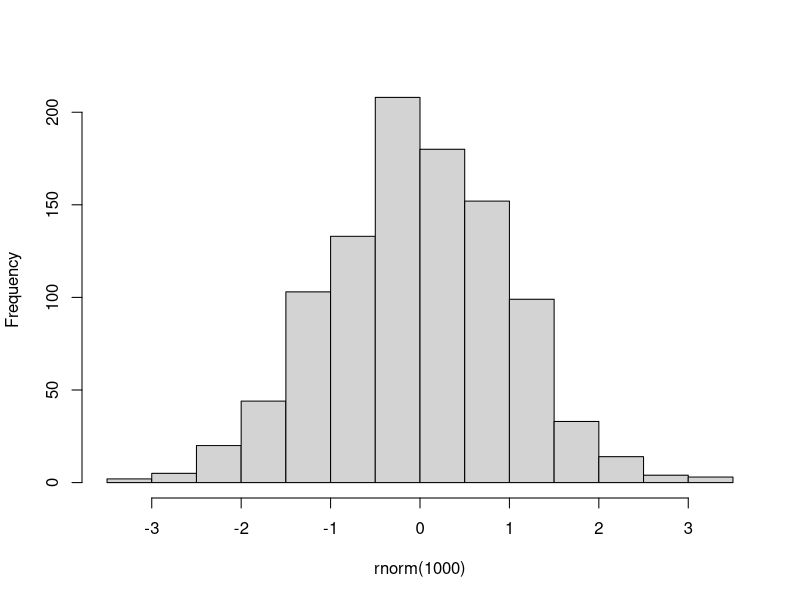

This chart was generated by the following R code:
## ---- chunk 1
#| label: tbl-beispieltabelle
#| tbl-cap: Tabelle aus einem R-Beispieldatensatz.
knitr::kable(iris[1:10,])
## ---- chunk 2
#| label: fig-histogram
#| fig-cap: Histogramm aus 1000 standardnormalverteilten Zufallszahlen
#| fig-scap: 1000 Zufallszahlen
set.seed(42)
hist(rnorm(1000), main="")
